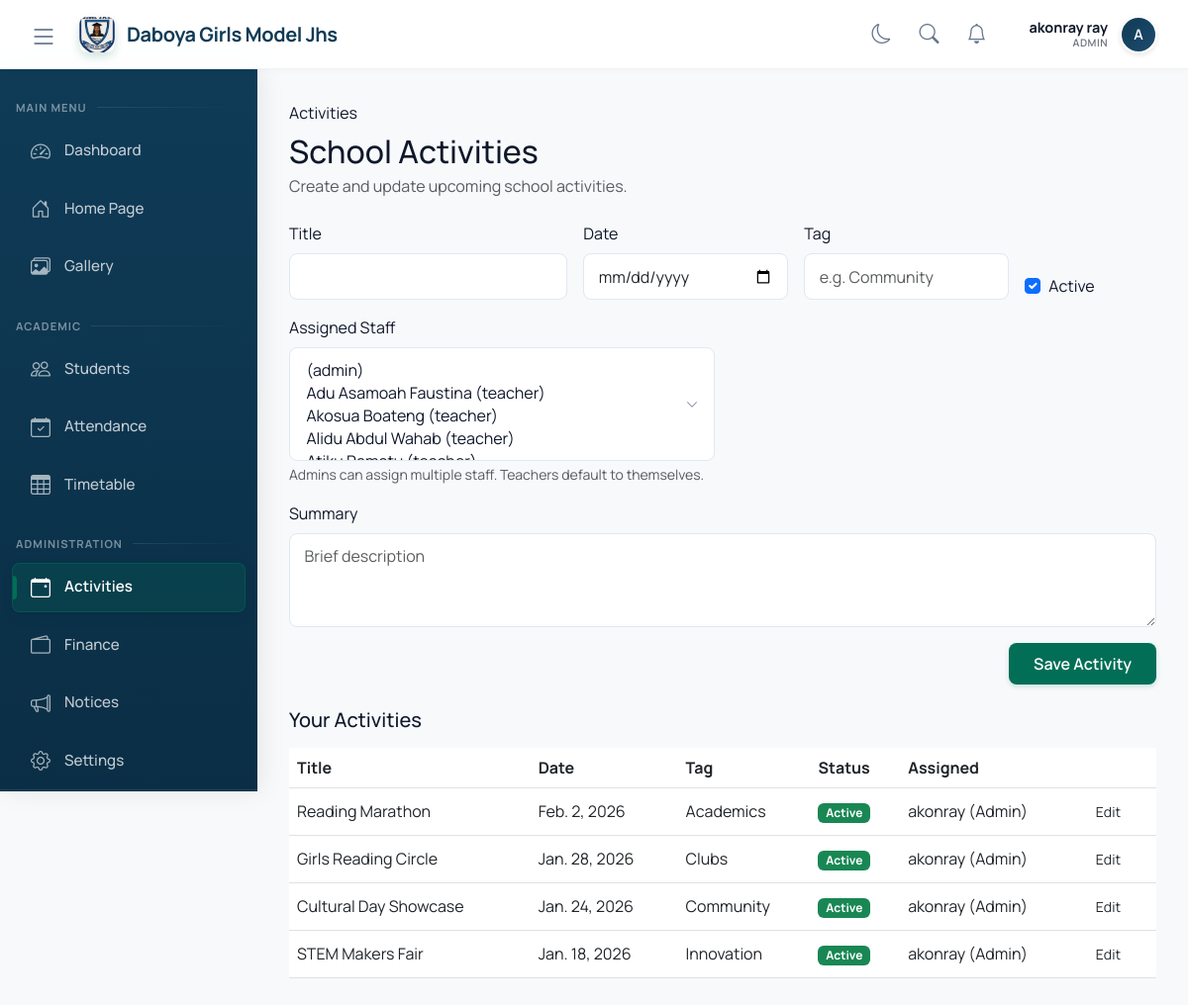
The app's page /academics/activities/manage/ (signed in) with its own data.
### academics/models.py (models this page shows, shortened)
class SchoolInfo(models.Model):
    name = models.CharField(max_length=200, default="Daboya Girls Model JHS")
    address = models.TextField(default="P.O. Box 6, Daboya, North Gonja District")
    phone = models.CharField(max_length=50, default="024-0852910")
    email = models.EmailField(default="info@daboyagirlsmodel.edu.gh")
    motto = models.CharField(max_length=200, default="Success, Our Concern")
    logo = models.ImageField(upload_to='school_logo/', null=True, blank=True)
    class Meta:
        verbose_name_plural = "School Information"

class Activity(models.Model):
    title = models.CharField(max_length=120)
    summary = models.TextField(blank=True)
    date = models.DateField()
    tag = models.CharField(max_length=50, blank=True)
    is_active = models.BooleanField(default=True)
    created_by = models.ForeignKey(User, on_delete=models.SET_NULL, null=True, blank=True, related_name='created_activities')
    assigned_staff = models.ManyToManyField(User, blank=True, related_name='assigned_activities')
    created_at = models.DateTimeField(auto_now_add=True)
    updated_at = models.DateTimeField(auto_now=True)
    class Meta:
        ordering = ['date', '-created_at']

### accounts/models.py (models this page shows)
class User(AbstractUser):
    USER_TYPES = (
        ('admin', 'Admin'),
        ('teacher', 'Teacher'),
        ('student', 'Student'),
        ('parent', 'Parent'),
    )
    user_type = models.CharField(max_length=10, choices=USER_TYPES)
    phone = models.CharField(max_length=15, blank=True)
    address = models.TextField(blank=True)
    profile_picture = models.ImageField(upload_to='profiles/', null=True, blank=True)
    def __str__(self):
        return f"{self.username} ({self.get_user_type_display()})"

### academics/views.py (the view, shortened to what this page needs)
# urls.py: path('activities/manage/', views.manage_activities, name='manage_activities'),
@login_required
def manage_activities(request):
	if request.user.user_type != 'admin':
		messages.error(request, 'Access denied. Admins only.')
		return redirect('dashboard')
	staff_queryset = User.objects.filter(user_type__in=['admin', 'teacher']).order_by('first_name', 'last_name')
	activities = Activity.objects.all()
	context = {
		'activities': activities.order_by('-date'),
		'staff_queryset': staff_queryset,
		'is_admin': True,
	}
	return render(request, 'academics/manage_activities.html', context)

### academics/context_processors.py (called while the page is built)
def school_info(request):
    try:
        info = SchoolInfo.objects.first()
    except:
        info = None
    if not info:
        return {
            'school_name': "Daboya Girls Model JHS",
            'school_address': "P.O. Box 6, Daboya, North Gonja District",
            'school_motto': "Success, Our Concern",
        }
    return {
        'school_name': info.name,
        'school_address': info.address,
        'school_phone': info.phone,
        'school_email': info.email,
        'school_motto': info.motto,
        'school_logo': info.logo,
        'school_object': info
    }

### announcements/context_processors.py (called while the page is built)
def user_notifications(request):
    if request.user.is_authenticated:
        try:
            return {
                'unread_notifications': request.user.notifications.filter(is_read=False).order_by('-created_at')[:5],
                'unread_count': request.user.notifications.filter(is_read=False).count()
            }
        except (OperationalError, ProgrammingError):
            return {'unread_notifications': [], 'unread_count': 0}
    return {}

### templates/academics/manage_activities.html (shortened to what this page needs)
{% extends 'base.html' %}
{% block content %}
<div class="d-flex align-items-center mb-4">
    <div>
        <div class="badge-soft mb-2">Activities</div>
        <h2 class="page-title mb-1">School Activities</h2>
        <p class="text-muted mb-0">Create and update upcoming school activities.</p>
    </div>
</div>
<div class="content-wrapper mb-4">
    <form method="post">
        <div class="row g-3">
            <div class="col-md-4">
                <label class="form-label">Title</label>
                <input type="text" name="title" id="title" class="form-control" required>
            </div>
            <div class="col-md-3">
                <label class="form-label">Date</label>
                <input type="date" name="date" id="date" class="form-control" required>
            </div>
            <div class="col-md-3">
                <label class="form-label">Tag</label>
                <input type="text" name="tag" id="tag" class="form-control" placeholder="e.g. Community">
            </div>
            <div class="col-md-2 d-flex align-items-end">
                <div class="form-check">
                    <input class="form-check-input" type="checkbox" name="is_active" id="is_active" checked>
                    <label class="form-check-label" for="is_active">Active</label>
                </div>
            </div>
            {% if is_admin %}
            <div class="col-md-6">
                <label class="form-label">Assigned Staff</label>
                <select name="assigned_staff" id="assigned_staff" class="select-flat w-100" multiple>
                    {% for staff in staff_queryset %}
                        <option value="{{ staff.id }}">{{ staff.get_full_name }} ({{ staff.user_type }})</option>
                    {% endfor %}
                </select>
                <small class="text-muted">Admins can assign multiple staff. Teachers default to themselves.</small>
            </div>
            {% endif %}
            <div class="col-12">
                <label class="form-label">Summary</label>
                <textarea name="summary" id="summary" rows="3" class="form-control" placeholder="Brief description"></textarea>
            </div>
            <div class="col-12 d-flex justify-content-end">
                <button type="submit" class="btn btn-gradient px-4">Save Activity</button>
            </div>
        </div>
    </form>
</div>
<div class="content-wrapper">
    <h5 class="mb-3">Your Activities</h5>
    <div class="table-responsive">
        <table class="table align-middle">
            <thead>
                <tr>
                    <th>Title</th>
                    <th>Date</th>
                    <th>Tag</th>
                    <th>Status</th>
                    <th>Assigned</th>
                    <th></th>
                </tr>
            </thead>
            <tbody>
                {% for activity in activities %}
                <tr>
                    <td>{{ activity.title }}</td>
                    <td>{{ activity.date }}</td>
                    <td>{{ activity.tag }}</td>
                    <td>
                        {% if activity.is_active %}
                            <span class="badge bg-success">Active</span>
                        {% else %}
                            <span class="badge bg-secondary">Inactive</span>
                        {% endif %}
                    </td>
                    <td>
                        {% with staff_list=activity.assigned_staff.all %}
                            {% if staff_list %}
                                {{ staff_list|join:', ' }}
                            {% else %}
                                <span class="text-muted">None</span>
                            {% endif %}
                        {% endwith %}
                    </td>
                    <td>
                        <button class="btn btn-sm btn-outline-gradient" type="button"
                            onclick="prefillActivity('{{ activity.id }}','{{ activity.title|escapejs }}','{{ activity.date }}','{{ activity.tag|escapejs }}','{{ activity.summary|escapejs }}', {{ activity.is_active|yesno:'true,false' }}, [{% for s in activity.assigned_staff.all %}'{{ s.id }}'{% if not forloop.last %},{% endif %}{% endfor %}])">
                            Edit
                        </button>
                    </td>
                </tr>
                {% empty %}
                <tr>
                    <td colspan="6" class="text-center text-muted">No activities yet.</td>
                </tr>
                {% endfor %}
            </tbody>
        </table>
    </div>
</div>
{% endblock %}

### templates/base.html (shortened to what this page needs)
{% load static %}
<!DOCTYPE html>
<html lang="en">
<head>
    <link href="https://cdn.jsdelivr.net/npm/bootstrap@5.3.0/dist/css/bootstrap.min.css" rel="stylesheet">
    <link rel="stylesheet" href="https://cdn.jsdelivr.net/npm/bootstrap-icons@1.11.0/font/bootstrap-icons.css">
</head>
<body>
    <div class="main-container {% if not user.is_authenticated %}public-layout{% endif %}">
        {% if user.is_authenticated %}
        <header class="header">
            <div class="container-fluid px-3 px-lg-4">
                <div class="d-flex justify-content-between align-items-center">
                    <div class="d-flex align-items-center gap-2">
                        <button class="header-action-btn d-none d-lg-block me-2" onclick="toggleSidebar()">
                            <i class="bi bi-list fs-3"></i>
                        </button>
                        <div class="navbar-brand m-0">
                            <div class="header-brand-icon">
                                {% if school_logo %}
                                    <img src="{{ school_logo.url }}" alt="Logo" style="width: 100%; height: 100%; object-fit: cover; border-radius: 8px;">
                                {% else %}
                                    GM
                                {% endif %}
                            </div>
                            <span class="d-none d-sm-block">{{ school_name|default:"Girls Model JHS" }}</span>
                        </div>
                    </div>
                    <div class="d-flex align-items-center gap-2">
                        <button class="header-action-btn d-none d-lg-flex" onclick="toggleTheme()" title="Toggle Dark Mode">
                            <i class="bi bi-moon fs-5" id="themeIcon"></i>
                        </button>
                        <button class="header-action-btn" data-bs-toggle="modal" data-bs-target="#searchModal" title="Search (Ctrl+K)">
                            <i class="bi bi-search fs-5"></i>
                        </button>
                        {% if user.is_authenticated %}
                        <div class="dropdown">
                            <button class="header-action-btn" type="button" data-bs-toggle="dropdown" aria-expanded="False">
                                <i class="bi bi-bell fs-5"></i>
                            </button>
                        </div>
                        {% endif %}
                        <a href="{% url 'dashboard' %}" class="user-info ms-2">
                            <div class="d-none d-md-block text-end lh-sm">
                                <div class="fw-bold" style="font-size: 0.9rem;">{{ user.get_full_name }}</div>
                                <div class="text-uppercase" style="font-size: 0.65rem; opacity: 0.6; font-weight: 600; letter-spacing: 0.5px;">{{ user.user_type }}</div>
                            </div>
                            <div class="user-avatar">
                                {{ user.get_full_name|first|upper }}
                            </div>
                        </a>
                    </div>
                </div>
            </div>
        </header>
        <nav class="sidebar" id="sidebar">
            <h4 class="mb-2">Main Menu</h4>
            <div class="nav-item">
                <a href="{% url 'dashboard' %}" class="nav-link {% if request.resolver_match.url_name == 'dashboard' %}active{% endif %}" title="Dashboard">
                    <i class="bi bi-speedometer2"></i>
                    <span>Dashboard</span>
                </a>
            </div>
            <div class="nav-item">
                <a href="{% url 'home' %}" class="nav-link {% if request.resolver_match.url_name == 'home' %}active{% endif %}" title="Home Page">
                    <i class="bi bi-house-door"></i>
                    <span>Home Page</span>
                </a>
            </div>
            <div class="nav-item">
                <a href="{% url 'academics:gallery' %}" class="nav-link {% if request.resolver_match.url_name == 'gallery' %}active{% endif %}" title="Gallery">
                    <i class="bi bi-images"></i>
                    <span>Gallery</span>
                </a>
            </div>
            {% if user.user_type == 'admin' or user.user_type == 'teacher' %}
            <h4 class="mb-2 mt-4">Academic</h4>
            <div class="nav-item">
                <a href="{% url 'students:student_list' %}" class="nav-link {% if request.resolver_match.url_name == 'student_list' %}active{% endif %}" title="Students">
                    <i class="bi bi-people"></i>
                    <span>Students</span>
                </a>
            </div>
            <div class="nav-item">
                <a href="{% url 'students:mark_attendance' %}" class="nav-link {% if request.resolver_match.url_name == 'mark_attendance' %}active{% endif %}" title="Attendance">
                    <i class="bi bi-calendar-check"></i>
                    <span>Attendance</span>
                </a>
            </div>
            <div class="nav-item">
                <a href="{% url 'academics:timetable' %}" class="nav-link {% if request.resolver_match.url_name == 'timetable' %}active{% endif %}" title="Timetable">
                    <i class="bi bi-table"></i>
                    <span>Timetable</span>
                </a>
            </div>
            {% endif %}
            {% if user.user_type == 'admin' %}
            <h4 class="mb-2 mt-4">Administration</h4>
            <div class="nav-item">
                <a href="{% url 'academics:manage_activities' %}" class="nav-link {% if request.resolver_match.url_name == 'manage_activities' %}active{% endif %}" title="Activities">
                    <i class="bi bi-calendar-event"></i>
                    <span>Activities</span>
                </a>
            </div>
            <div class="nav-item">
                <a href="{% url 'finance:dashboard' %}" class="nav-link {% if 'finance' in request.resolver_match.app_names %}active{% endif %}" title="Finance">
                    <i class="bi bi-wallet2"></i>
                    <span>Finance</span>
                </a>
            </div>
            <div class="nav-item">
                <a href="{% url 'announcements:manage' %}" class="nav-link {% if 'announcements' in request.resolver_match.app_names %}active{% endif %}" title="Notices">
                    <i class="bi bi-megaphone"></i>
                    <span>Notices</span>
                </a>
            </div>
            <div class="nav-item">
                <a href="{% url 'academics:school_settings' %}" class="nav-link {% if request.resolver_match.url_name == 'school_settings' %}active{% endif %}" title="Settings">
                    <i class="bi bi-gear"></i>
                    <span>Settings</span>
                </a>
            </div>
            {% endif %}
            <div class="mt-auto p-3 border-top" style="border-color: rgba(255,255,255,0.1) !important;">
            </div>
        </nav>
        {% endif %}
        <main class="main-content {% if not user.is_authenticated %}w-100 m-0 p-0{% endif %}" id="mainContent">
            {% block content %}{% endblock %}
        </main>
    </div>
    <div class="position-fixed top-0 end-0 p-3" style="z-index: 1200; width: 320px;" id="toastContainer"></div>
</body>
</html>

### records on screen
SchoolInfo: name "Daboya Girls Model Jhs"
User: get_full_name "akonray ray", user_type "ADMIN", get_full_name|first "A"
Activity: title "Reading Marathon", date "Feb. 2, 2026", tag "Academics", is_active "Active", assigned_staff.all "akonray (Admin)"
Activity: title "Girls Reading Circle", date "Jan. 28, 2026", tag "Clubs", is_active "Active", assigned_staff.all "akonray (Admin)"
Activity: title "Cultural Day Showcase", date "Jan. 24, 2026", tag "Community", is_active "Active", assigned_staff.all "akonray (Admin)"
Activity: title "STEM Makers Fair", date "Jan. 18, 2026", tag "Innovation", is_active "Active", assigned_staff.all "akonray (Admin)"
